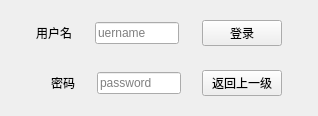
<?xml version="1.0" encoding="UTF-8"?>
<ui version="4.0">
 <class>chuhuolog</class>
 <widget class="QWidget" name="chuhuolog">
  <property name="geometry">
   <rect>
    <x>0</x>
    <y>0</y>
    <width>318</width>
    <height>110</height>
   </rect>
  </property>
  <property name="windowTitle">
   <string>Form</string>
  </property>
  <property name="styleSheet">
   <string notr="true">image: url(:/pic/back2.jpg);</string>
  </property>
  <layout class="QVBoxLayout" name="verticalLayout">
   <item>
    <widget class="QWidget" name="widget_2" native="true">
     <layout class="QHBoxLayout" name="horizontalLayout">
      <item>
       <spacer name="horizontalSpacer_7">
        <property name="orientation">
         <enum>Qt::Horizontal</enum>
        </property>
        <property name="sizeHint" stdset="0">
         <size>
          <width>40</width>
          <height>20</height>
         </size>
        </property>
       </spacer>
      </item>
      <item>
       <widget class="QLabel" name="label">
        <property name="text">
         <string>用户名</string>
        </property>
       </widget>
      </item>
      <item>
       <spacer name="horizontalSpacer_2">
        <property name="orientation">
         <enum>Qt::Horizontal</enum>
        </property>
        <property name="sizeHint" stdset="0">
         <size>
          <width>40</width>
          <height>20</height>
         </size>
        </property>
       </spacer>
      </item>
      <item>
       <widget class="QLineEdit" name="lineEdit">
        <property name="placeholderText">
         <string>uername</string>
        </property>
       </widget>
      </item>
      <item>
       <spacer name="horizontalSpacer_3">
        <property name="orientation">
         <enum>Qt::Horizontal</enum>
        </property>
        <property name="sizeHint" stdset="0">
         <size>
          <width>40</width>
          <height>20</height>
         </size>
        </property>
       </spacer>
      </item>
      <item>
       <widget class="QPushButton" name="logButton">
        <property name="text">
         <string>登录</string>
        </property>
       </widget>
      </item>
      <item>
       <spacer name="horizontalSpacer_6">
        <property name="orientation">
         <enum>Qt::Horizontal</enum>
        </property>
        <property name="sizeHint" stdset="0">
         <size>
          <width>40</width>
          <height>20</height>
         </size>
        </property>
       </spacer>
      </item>
     </layout>
    </widget>
   </item>
   <item>
    <widget class="QWidget" name="widget" native="true">
     <layout class="QHBoxLayout" name="horizontalLayout_2">
      <item>
       <spacer name="horizontalSpacer_8">
        <property name="orientation">
         <enum>Qt::Horizontal</enum>
        </property>
        <property name="sizeHint" stdset="0">
         <size>
          <width>40</width>
          <height>20</height>
         </size>
        </property>
       </spacer>
      </item>
      <item>
       <spacer name="horizontalSpacer_9">
        <property name="orientation">
         <enum>Qt::Horizontal</enum>
        </property>
        <property name="sizeHint" stdset="0">
         <size>
          <width>40</width>
          <height>20</height>
         </size>
        </property>
       </spacer>
      </item>
      <item>
       <widget class="QLabel" name="label_2">
        <property name="text">
         <string>密码</string>
        </property>
       </widget>
      </item>
      <item>
       <spacer name="horizontalSpacer">
        <property name="orientation">
         <enum>Qt::Horizontal</enum>
        </property>
        <property name="sizeHint" stdset="0">
         <size>
          <width>40</width>
          <height>20</height>
         </size>
        </property>
       </spacer>
      </item>
      <item>
       <widget class="QLineEdit" name="lineEdit_2">
        <property name="echoMode">
         <enum>QLineEdit::Password</enum>
        </property>
        <property name="placeholderText">
         <string>password</string>
        </property>
       </widget>
      </item>
      <item>
       <spacer name="horizontalSpacer_4">
        <property name="orientation">
         <enum>Qt::Horizontal</enum>
        </property>
        <property name="sizeHint" stdset="0">
         <size>
          <width>40</width>
          <height>20</height>
         </size>
        </property>
       </spacer>
      </item>
      <item>
       <widget class="QPushButton" name="retButton">
        <property name="text">
         <string>返回上一级</string>
        </property>
       </widget>
      </item>
      <item>
       <spacer name="horizontalSpacer_5">
        <property name="orientation">
         <enum>Qt::Horizontal</enum>
        </property>
        <property name="sizeHint" stdset="0">
         <size>
          <width>40</width>
          <height>20</height>
         </size>
        </property>
       </spacer>
      </item>
     </layout>
    </widget>
   </item>
  </layout>
 </widget>
 <resources/>
 <connections/>
</ui>
